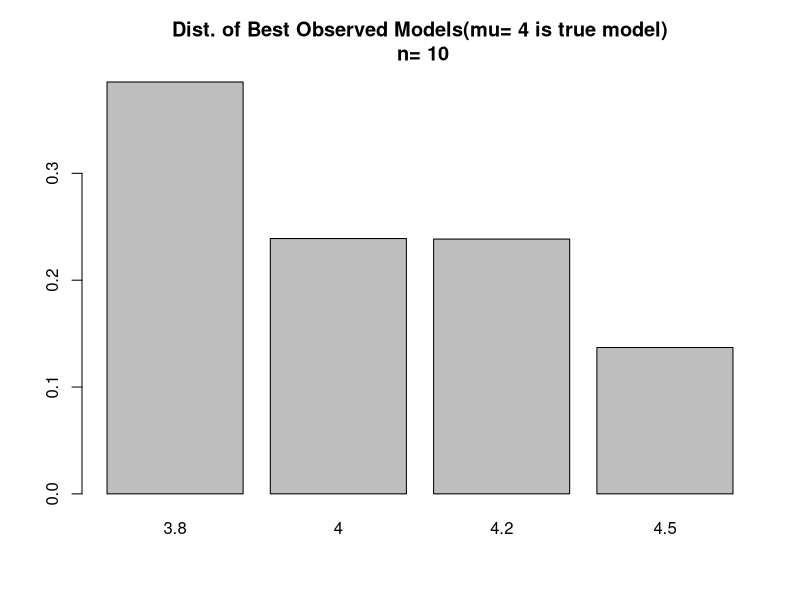
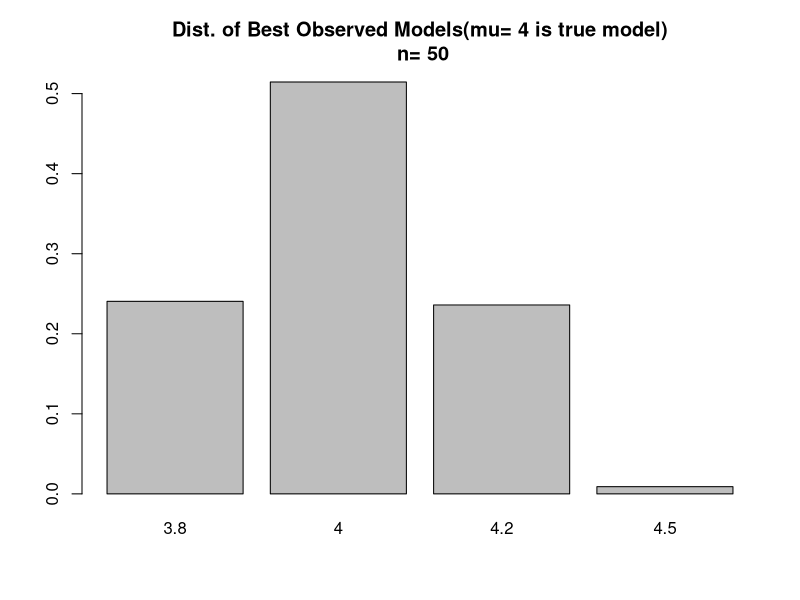
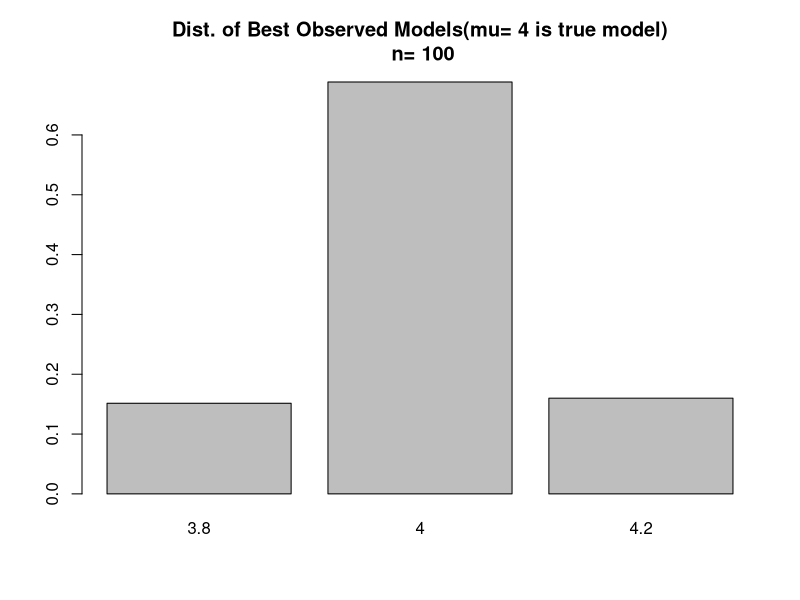
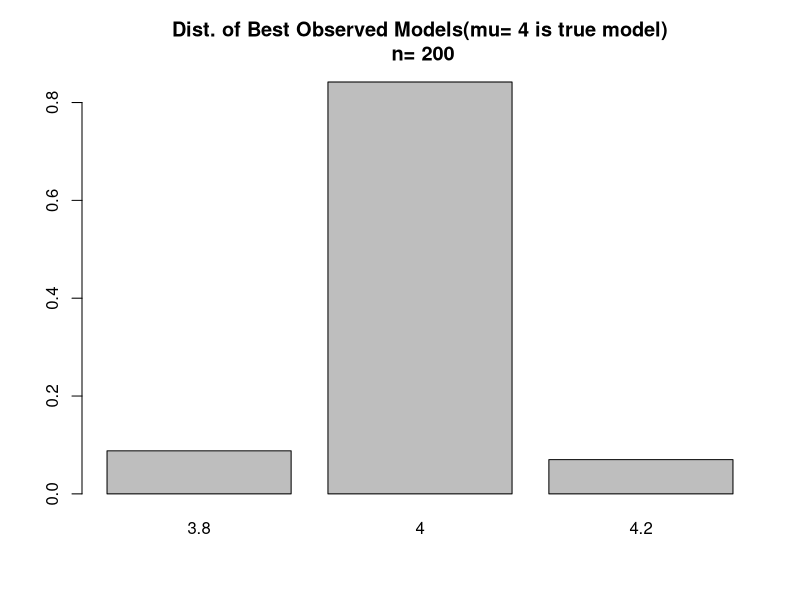
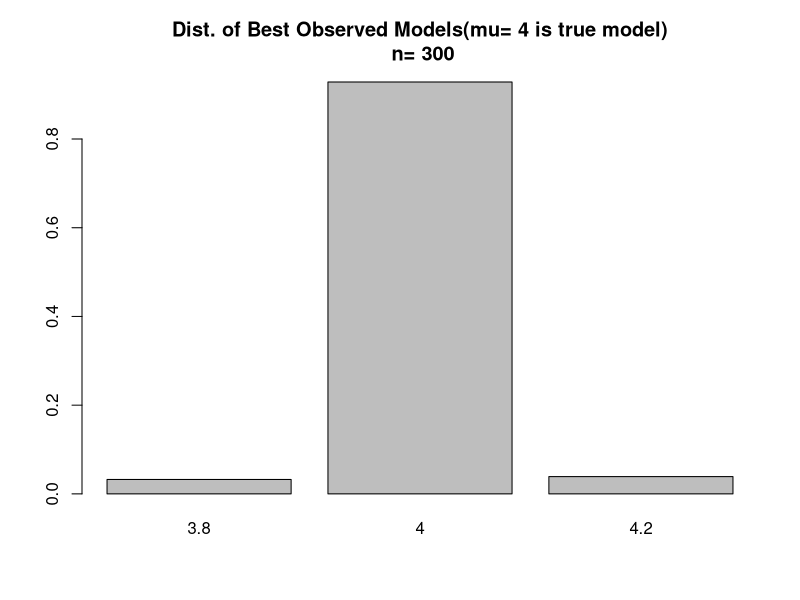
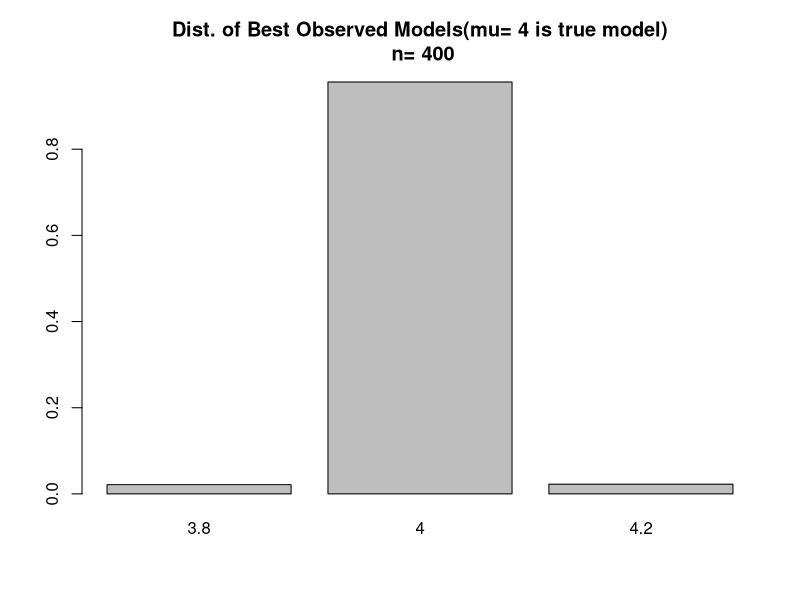
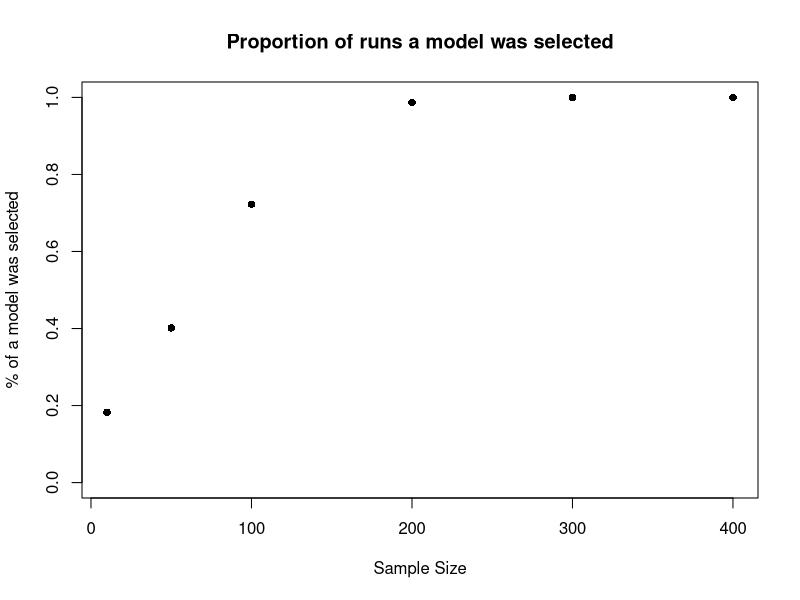
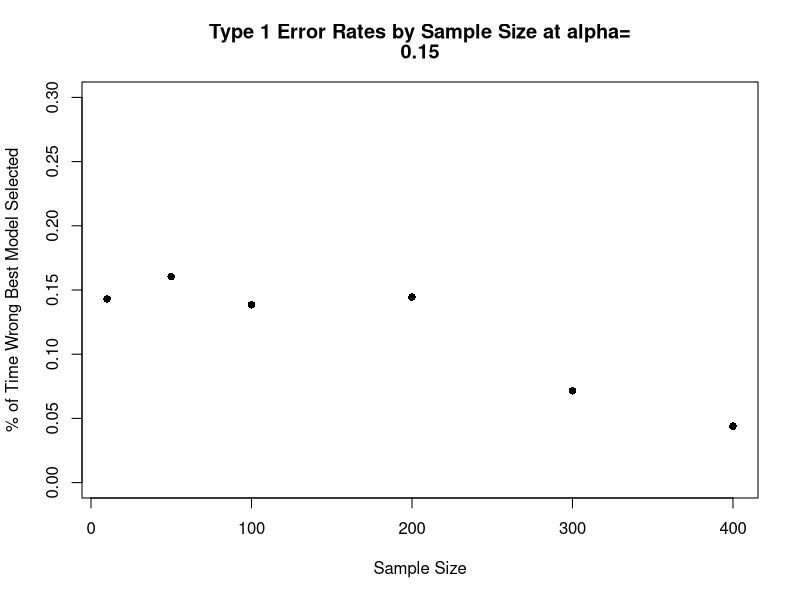

Reproduce these figures in R, in order.
#####################################################################
#                       Description
#####################################################################

# This script assesses asymptotic error probabilities for ECIC
# for a model set of three normal distributions with means
# 2.5, 4, and 5 (with known variance=1)
# We simulate 2 scenarios:
# Scenario #1: The true mean is 4 
# Scenario #2: The true mean is 4.3
# The purpose of this simulation study is to hopefully demonstrate that
# both the type 1 error rate (false positive rate) remains less than 
# or equal to a pre-specified value for all selected sample sizes and
# asymptotically approaches zero for both scenario #1 (true model 
# exists in the model set) and scenario #2 (true model does not 
# exist in the model set)
# Note that we will use a simplified version of ECIC since we will
# take the parameters for each model to be fixed and
# thus do not need to undergo MLE estimation and correction as in the
# original algorithm

#####################################################################
#                       Functions
#####################################################################

# compute the log likelihood for a normal distribution with fixed sigma
# LL=-n/2*log(2\pi)-n/2*log(\sigma^2)-1/(2\sigma^2)\sum(x_j-\mu)^2
LLNorm <- function(dat,mu)
{
  # since sigma is fixed, we only need the third term in the LL
  sumOfSq <- sum((dat-mu)^2)
  LL <- -1*sumOfSq
  return(LL)
}

# a general function for computing the DGOF
DGOFGenComp <- function(ICScores)
{
  DGOF <- min(ICScores)-min(ICScores[-which.min(ICScores)])
  return(DGOF)
}

# compute the difference in goodness of fit statistic for the DGOF simulation
# in step 4c of ECIC
DGOFSimComp <- function(ICScores,MbInd)
{
  DGOF <- ICScores[MbInd] - min(ICScores[-MbInd])
  return(DGOF)
}

#####################################################################
#                      Load Packages/Data Generation
#####################################################################

# store parameters for the model set 
M <- c(3.8,4,4.2,4.5) 
sig=1
# store the cardinality of the model set
MLen <- length(M)
# Create 2 lists of matrices that hold data generated from
# a normal distribution
# the first list will possess data generated from a normal distribution
# with mu=4 and the second with mu=4.3
# Each element of each list will correspond to different sample sizes (see ns below)
# store the true parameter for scenario #1 and scenario #2
trueMu1 <- 4
trueMu2 <- 4.3
# closest mean in model set to the true generating mean in scenario #2
closestMu <- 4.2
# set different sample sizes
ns <- c(10,50,100,200,300,400) # 15,20
# store the cardinality of the sample sizes
nsLen <- length(ns)
# set the number of draws for each sample size
noDraws <- 2000
datList1 <- list()
datList2 <- list()
set.seed(221)
for(i in 1:nsLen)
{
  tempN <- ns[i]
  # simulate for model set 1
  # draw from a normal dist with current n & p
  tempDraws <- rnorm(n=tempN*noDraws,mean=trueMu1,sd=sig)
  # convert vector of draws into a matrix of multiple draws
  tempDraws <- matrix(data=tempDraws,nrow=tempN,ncol=noDraws)
  # store matrix as the draws that are each of sample size tempN
  datList1[[i]] <- tempDraws
  colnames(datList1[[i]]) <- paste("Draw",1:noDraws,sep="")
  # simulate for model set 2
  # draw from a normal dist with current n & p
  tempDraws <- rnorm(n=tempN*noDraws,mean=trueMu2,sd=sig)
  # convert vector of draws into a matrix of multiple draws
  tempDraws <- matrix(data=tempDraws,nrow=tempN,ncol=noDraws)
  # store matrix as the draws that are each of sample size tempN 
  datList2[[i]] <- tempDraws
  colnames(datList2[[i]]) <- paste("Draw",1:noDraws,sep="")
}
# set names for datLists
names(datList1) <- paste("True mu=",trueMu1,",n=",ns,sep="")
names(datList2) <- paste("True mu=",trueMu2,",n=",ns,sep="")

#####################################################################
#                      Run Study for Scenario 1
#####################################################################

# ECIC step #1
# compute the IC under each model in the model set for each sample size
ICComps <- list()
for(i in 1:nsLen)
{
  # MLenXnoDraws matrix holding the IC value for the 3 models for each draw
  tempMat <- matrix(NA,nrow=MLen,ncol=noDraws)
  for(j in 1:MLen)
  {
    tempICs <- -1*apply(X=datList1[[i]],MARGIN=2,FUN=function(x) LLNorm(x,mu=M[j]))
    tempMat[j,] <- tempICs
  }
  ICComps[[i]] <- tempMat
  # columns are draws and rows are the IC evaluated under different parameter values
  rownames(ICComps[[i]]) <- paste("IC Under mu=",M,sep="")
  colnames(ICComps[[i]]) <- paste("Draw",1:noDraws,sep="")
}
names(ICComps) <- paste("True mu=",trueMu1,",Draws of n=",ns,sep="")

# ECIC step #2
# apply which.min(x) across each column of each matrix in the ICComps list 
# to determine the observed best models
# note 1 corresponds to mu=0.5, 2 to mu=0.65, and 3 to 0.75
# list of length nsLen of 3XnoDraws vectors in each element that holds the lowest 
# IC score for each draw of each sample size
MbList <- list()
for(i in 1:nsLen)
{
  MbList[[i]] <- apply(X=ICComps[[i]],MARGIN=2,FUN=function(x) M[which.min(x)])
}
names(MbList) <- paste("Draws of n=",ns,",Mbs",sep="")

# make barplots for the percentage of the time each model was chosen as best for each sample size
for(i in 1:nsLen)
{
  # get the frequencies of models selected as best
  tempTable <- table(MbList[[i]])
  barplot(tempTable/noDraws,main=paste("Dist. of Best Observed Models(mu=",trueMu1,"is true model)\n n=",ns[i]))
}

# list to store the observed best DGOF for each draw of each sample size
obsDGOFs <- list() 
# ECIC step #3
# compute the observed DGOFs
for(i in 1:nsLen)
{
  # compute the observed DGOFs for each draw of each sample size
  obsDGOFs[[i]] <- apply(X=ICComps[[i]],MARGIN=2,FUN=function(x) DGOFGenComp(x))
}
names(obsDGOFs) <- paste("Draws of n=",ns,",Observed DGOFs",sep="")

# sample size for estimating the probability of choosing the observed best model under the assumption an
# alternative model is true
N1 <- 4000
# sample size for simulating the DGOF distribution under the assumption that an alternative model is true
N2 <- 4000
# pre-specified type-1 error rate
alpha <- 0.15

# compute data from simulated models in ECIC step #4 in 
# advance to ease computational burden
# simDat1List holds the datasets to estimate \hat{\pi_i}=P_i(g(F)=M_b)
# simDat2List holds the datasets to estimate the DGOF distributions \Delta f_i
simDat1List <- list()
simDat2List <- list()
# initialize the above lists' elements as lists
for(i in 1:nsLen)
{
  simDat1List[[i]] <- list()
  simDat2List[[i]] <- list()
}

set.seed(2502938)
# simulate data for each sample size and probability in the model set
for(i in 1:nsLen) # i indexes sample sizes,
{
  tempN <- ns[i]
  for(j in 1:MLen) #  j indexes the assumed true mean
  {
    simDat1List[[i]][[j]] <- rnorm(n=tempN*N1,mean=M[j],sd=sig)
    simDat1List[[i]][[j]] <- matrix(data=simDat1List[[i]][[j]],nrow=tempN,ncol=N1)
    colnames(simDat1List[[i]][[j]]) <- paste("Draw",1:N1,sep="")
    simDat2List[[i]][[j]] <- rnorm(n=tempN*N2,mean=M[j],sd=sig)
    simDat2List[[i]][[j]] <- matrix(data=simDat2List[[i]][[j]],nrow=tempN,ncol=N2)
    colnames(simDat2List[[i]][[j]]) <- paste("Draw",1:N2,sep="")
  }
  names(simDat1List[[i]]) <- paste("True mu=",M,sep="")
  names(simDat2List[[i]]) <- paste("True mu=",M,sep="")
}
names(simDat1List) <- paste("Draws of n=",ns)
names(simDat2List) <- paste("Draws of n=",ns)

# each element in these lists will hold matrices of the -LL's under the 
# probabilities in the model sets for all draws of each sample size and 
# generating probability
ICsSimDat1 <- list()
ICsSimDat2 <- list()
# initialize the above lists' elements as lists 
for(i in 1:nsLen)
{
  ICsSimDat1[[i]] <- list()
  ICsSimDat2[[i]] <- list()
}

for(i in 1:nsLen) # i indexes sample sizes
{
  tempN <- ns[i]
  for(j in 1:MLen) # j indexes the assumed true probability 
  {
    # MLenXN1 matrix to store -LL's 
    tempMat1 <- matrix(NA,nrow=MLen,ncol=N1)
    colnames(tempMat1) <- paste("Draw",1:N1,sep="")
    # MLenXN2 matrix to store -LL's 
    tempMat2 <- matrix(NA,nrow=MLen,ncol=N2)
    colnames(tempMat2) <- paste("Draw",1:N2,sep="")
    tempDraws1 <- simDat1List[[i]][[j]] 
    tempDraws2 <- simDat2List[[i]][[j]] 
    for(k in 1:MLen) # compute -LL's under different parameters in the model set
    {
      tempICs1 <- -1*apply(X=tempDraws1,MARGIN=2,FUN=function(x) LLNorm(x,mu=M[k]))
      tempICs2 <- -1*apply(X=tempDraws2,MARGIN=2,FUN=function(x) LLNorm(x,mu=M[k]))
      tempMat1[k,] <- tempICs1
      tempMat2[k,] <- tempICs2
    }
    ICsSimDat1[[i]][[j]] <- tempMat1
    ICsSimDat2[[i]][[j]] <- tempMat2
    rownames(ICsSimDat1[[i]][[j]]) <- paste("-LL Under mu=",M,sep="")
    rownames(ICsSimDat2[[i]][[j]]) <- paste("-LL Under mu=",M,sep="")
  }
  names(ICsSimDat1[[i]]) <- paste("True mu=",M,sep="")
  names(ICsSimDat2[[i]]) <- paste("True mu=",M,sep="")
}
names(ICsSimDat1) <- paste("Draws of n=",ns,sep="")
names(ICsSimDat2) <- paste("Draws of n=",ns,sep="")

# determine the model with the minimum IC for each set of draws
minICList <- list()
for(i in 1:nsLen)
{
  minICList[[i]] <- list()
}

for(i in 1:nsLen) # i indexes sample size
{
  for(j in 1:MLen) # j indexes assumed true parameter
  {
    minICList[[i]][[j]] <- apply(ICsSimDat1[[i]][[j]],MARGIN=2,FUN=function(x) M[which.min(x)])
  }
  names(minICList[[i]]) <- paste("True mu=",M,sep="")
}
names(minICList) <- paste("Draws of n=",ns,sep="")

# create a list of matrices that hold P_i(g(F)=M_b)
piHatList <- list()
for(i in 1:nsLen) # indexes the sample size
{
  tempMat <- matrix(data=NA,nrow=MLen,ncol=MLen)
  rownames(tempMat) <- paste("true mu=",M,sep="")
  colnames(tempMat) <- paste("% of time mu=",M," observed best ",sep="")
  for(j in 1:MLen) # indexes the true generating probability
  {
    for(k in 1:MLen) # indexes the times that the kth prob is selected as best
    {
      tempMat[j,k] <- sum(minICList[[i]][[j]]==M[k])/N1
    }
  }
  piHatList[[i]] <- tempMat
}
names(piHatList) <- paste("Draws of n=",ns,sep="")

# list to store the quantiles from alpha/P(Mb=M)
#tauHatList <- list()
#for(i in 1:nsLen)
#{
#  tauHatList[[i]] <- list()
#}

#for(i in 1:nsLen)
#{
  #tempMat <- piHatList[[i]]
  #tempMat <- alpha/tempMat
  # if alpha/pi_hat >1, adjusted the value down to 1
  #tempMat[tempMat>1] <- 1
  #colnames(tempMat) <- paste("tauth percentile using (mu=",M," observed best) ",sep="")
  #tauHatList[[i]] <- tempMat
  
  #temp <- alpha/sum(piHatList[[i]][curAltModelInd,-curAltModelInd])
#  tempMat <- piHatList[[i]]
#  for(j in 1:MLen)
#  {
#    tempMat[j,] <- alpha/sum(piHatList[[i]][j,-j])
#  }
  # if alpha/pi_hat >1, adjusted the value down to 1
#  tempMat[tempMat>1] <- 1
#  colnames(tempMat) <- paste("tauth percentile using (mu=",M," observed best) ",sep="")
#  tauHatList[[i]] <- tempMat
#}
#names(tauHatList) <- paste("Draws of n=",ns,sep="")

# compute the DGOF distributions as in step 4c) of ECIC
DGOFList <- list()
for(i in 1:nsLen)
{
  DGOFList[[i]] <- list()
}

for(i in 1:nsLen) # index the sample size
{
  for(j in 1:MLen) # index the true generating mean
  {
    tempDat <- ICsSimDat2[[i]][[j]]
    # matrix to store the DGOF distributions under the assumption that model k is
    # the observed best index
    tempMat <- matrix(NA,nrow=MLen,ncol=N2)
    colnames(tempMat) <- paste("Draw",1:N2,sep="")
    for(k in 1:MLen) #index the model assumed to be best (fix Mbs)
    {
      tempDGOFs <- apply(tempDat,MARGIN=2,FUN=function(x) DGOFSimComp(x,MbInd=k))
      tempMat[k,] <- tempDGOFs # store row as DGOF distribution
    }
    DGOFList[[i]][[j]] <- tempMat
    rownames(DGOFList[[i]][[j]]) <- paste("DGOFs,M_b=",M,sep="")
  }
  names(DGOFList[[i]]) <- paste("True mu=",M,sep="")
}
names(DGOFList) <- paste("Draws of n=",ns,sep="")

# ECIC steps #4 and #5
# go through each of the alternative models, assume they are true, and compute quantiles
# i indexes sample size, j indexes models in the alternative set, and k indexes models in the full set
# list to store accept or reject decisions by sample size
aorRList <- list()
# list to store the decision thresholds
thresholds <- list()

for(i in 1:nsLen) # index sample size
{
  tempAorRVec <- rep(NA,noDraws)
  tempMatrix <- matrix(NA,nrow=noDraws,ncol=MLen-1) 
  for(j in 1:noDraws) #go through each draw for each sample size and perform ECIC
  {
    # identify the observed best model
    tempMbInd <- which(M==MbList[[i]][j])
    # identify the observed DGOF
    tempObsDGOF <- obsDGOFs[[i]][j]
    # identify the alternative models
    altModels <- M[-tempMbInd]
    tempDGOFQuantiles <- rep(NA,MLen-1)
    for(k in 1:(MLen-1)) # assume k is index for the true model
    {
      # now just retrieve the quantile and DGOF distribution
      # to compare it to the observed DGOF
      curAltModel <- altModels[k]
      curAltModelInd <- which(M==curAltModel)
      probThisFalseMbInd <-piHatList[[i]][curAltModelInd,tempMbInd]
      totalProbFalseMb <- sum(piHatList[[i]][curAltModelInd,-curAltModelInd])
      tempTau <- alpha*probThisFalseMbInd/totalProbFalseMb
      if(tempTau>1) tempTau <- 1
      
      tempDGOFs <- DGOFList[[i]][[curAltModelInd]][tempMbInd,]
      tempDGOFQuantiles[k] <- quantile(tempDGOFs,probs=tempTau)
    }
    tempMatrix[j,] <- tempDGOFQuantiles
    # take the alternative model quantile estimates
    tempFinQuantile <- min(tempDGOFQuantiles)
    # store 1 if observed model is chosen as best and 0 otherwise
    tempAorRVec[j] <- ifelse(test=tempObsDGOF<=tempFinQuantile,yes=1,no=0)
  }
  thresholds[[i]] <- tempMatrix
  aorRList[[i]] <- tempAorRVec
  print(i)
}

# assess observed best model with ECIC choice
assessList <- list()
for(i in 1:nsLen)
{
  assessList[[i]] <- rbind(MbList[[i]],aorRList[[i]])
}

DecisionRates <- sapply(X=assessList,FUN=function(x) sum(x[2,])/noDraws)
plot(x=ns,y=DecisionRates,main="Proportion of runs a model was selected",
     xlab="Sample Size",ylab="% of a model was selected",pch=16,ylim = c(0,1))
# take a look at type 1 error rate
# subset assess list by only when a decision was made i.e. second row = 1
decAssessList <- lapply(X=assessList,FUN=function(x) x[,x[2,]==1])
# compute type 1 error rate
t1ErrorRates <- sapply(X=decAssessList,FUN=function(x) sum(x[1,]!=trueMu1)/noDraws)
plot(x=ns,y=t1ErrorRates,main=c("Type 1 Error Rates by Sample Size at alpha=",alpha),
     xlab="Sample Size",ylab="% of Time Wrong Best Model Selected",pch=16,ylim = c(0,2*alpha))
CorrectRates <- sapply(X=decAssessList,FUN=function(x) sum(x[1,]==trueMu1)/noDraws)
plot(x=ns,y=CorrectRates,main="Rate that correct model was selected",
     xlab="Sample Size",ylab="% of Time correct model chosen",pch=16,ylim = c(0,1))

#####################################################################
#                      Run Study for Scenario 2
#####################################################################
M <- c(3.8,4.0,4.2,4.7)
# M <- c(3.8,4,4.2,4.5)
# ECIC step #1
# compute the IC under each model in the model set for each sample size
ICComps <- list()
for(i in 1:nsLen)
{
  # MLenXnoDraws matrix holding the IC value for the 3 models for each draw
  tempMat <- matrix(NA,nrow=MLen,ncol=noDraws)
  for(j in 1:MLen)
  {
    tempICs <- -1*apply(X=datList2[[i]],MARGIN=2,FUN=function(x) LLNorm(x,mu=M[j]))
    tempMat[j,] <- tempICs
  }
  ICComps[[i]] <- tempMat
  # columns are draws and rows are the IC evaluated under different parameter values
  rownames(ICComps[[i]]) <- paste("IC Under mu=",M,sep="")
  colnames(ICComps[[i]]) <- paste("Draw",1:noDraws,sep="")
}
names(ICComps) <- paste("True mu=",trueMu1,",Draws of n=",ns,sep="")

# ECIC step #2
# apply which.min(x) across each column of each matrix in the ICComps list 
# to determine the observed best models
# note 1 corresponds to mu=0.5, 2 to mu=0.65, and 3 to 0.75
# list of length nsLen of 3XnoDraws vectors in each element that holds the lowest 
# IC score for each draw of each sample size
MbList <- list()
for(i in 1:nsLen)
{
  MbList[[i]] <- apply(X=ICComps[[i]],MARGIN=2,FUN=function(x) M[which.min(x)])
}
names(MbList) <- paste("Draws of n=",ns,",Mbs",sep="")

# make barplots for the percentage of the time each model was chosen as best for each sample size
for(i in 1:nsLen)
{
  # get the frequencies of models selected as best
  tempTable <- table(MbList[[i]])
  barplot(tempTable/noDraws,main=paste("Dist. of Best Observed Models(mu=",trueMu1,"is true model)\n n=",ns[i]))
}

# list to store the observed best DGOF for each draw of each sample size
obsDGOFs <- list() 
# ECIC step #3
# compute the observed DGOFs
for(i in 1:nsLen)
{
  # compute the observed DGOFs for each draw of each sample size
  obsDGOFs[[i]] <- apply(X=ICComps[[i]],MARGIN=2,FUN=function(x) DGOFGenComp(x))
}
names(obsDGOFs) <- paste("Draws of n=",ns,",Observed DGOFs",sep="")

# sample size for estimating the probability of choosing the observed best model under the assumption an
# alternative model is true
N1 <- 4000
# sample size for simulating the DGOF distribution under the assumption that an alternative model is true
N2 <- 4000
# pre-specified type-1 error rate
alpha <- 0.15

# compute data from simulated models in ECIC step #4 in 
# advance to ease computational burden
# simDat1List holds the datasets to estimate \hat{\pi_i}=P_i(g(F)=M_b)
# simDat2List holds the datasets to estimate the DGOF distributions \Delta f_i
simDat1List <- list()
simDat2List <- list()
# initialize the above lists' elements as lists
for(i in 1:nsLen)
{
  simDat1List[[i]] <- list()
  simDat2List[[i]] <- list()
}

set.seed(1000)
# simulate data for each sample size and probability in the model set
for(i in 1:nsLen) # i indexes sample sizes,
{
  tempN <- ns[i]
  for(j in 1:MLen) #  j indexes the assumed true mean
  {
    simDat1List[[i]][[j]] <- rnorm(n=tempN*N1,mean=M[j],sd=sig)
    simDat1List[[i]][[j]] <- matrix(data=simDat1List[[i]][[j]],nrow=tempN,ncol=N1)
    colnames(simDat1List[[i]][[j]]) <- paste("Draw",1:N1,sep="")
    simDat2List[[i]][[j]] <- rnorm(n=tempN*N2,mean=M[j],sd=sig)
    simDat2List[[i]][[j]] <- matrix(data=simDat2List[[i]][[j]],nrow=tempN,ncol=N2)
    colnames(simDat2List[[i]][[j]]) <- paste("Draw",1:N2,sep="")
  }
  names(simDat1List[[i]]) <- paste("True mu=",M,sep="")
  names(simDat2List[[i]]) <- paste("True mu=",M,sep="")
}
names(simDat1List) <- paste("Draws of n=",ns)
names(simDat2List) <- paste("Draws of n=",ns)

# each element in these lists will hold matrices of the -LL's under the 
# probabilities in the model sets for all draws of each sample size and 
# generating probability
ICsSimDat1 <- list()
ICsSimDat2 <- list()
# initialize the above lists' elements as lists 
for(i in 1:nsLen)
{
  ICsSimDat1[[i]] <- list()
  ICsSimDat2[[i]] <- list()
}

for(i in 1:nsLen) # i indexes sample sizes
{
  tempN <- ns[i]
  for(j in 1:MLen) # j indexes the assumed true probability 
  {
    # MLenXN1 matrix to store -LL's 
    tempMat1 <- matrix(NA,nrow=MLen,ncol=N1)
    colnames(tempMat1) <- paste("Draw",1:N1,sep="")
    # MLenXN2 matrix to store -LL's 
    tempMat2 <- matrix(NA,nrow=MLen,ncol=N2)
    colnames(tempMat2) <- paste("Draw",1:N2,sep="")
    tempDraws1 <- simDat1List[[i]][[j]] 
    tempDraws2 <- simDat2List[[i]][[j]] 
    for(k in 1:MLen) # compute -LL's under different parameters in the model set
    {
      tempICs1 <- -1*apply(X=tempDraws1,MARGIN=2,FUN=function(x) LLNorm(x,mu=M[k]))
      tempICs2 <- -1*apply(X=tempDraws2,MARGIN=2,FUN=function(x) LLNorm(x,mu=M[k]))
      tempMat1[k,] <- tempICs1
      tempMat2[k,] <- tempICs2
    }
    ICsSimDat1[[i]][[j]] <- tempMat1
    ICsSimDat2[[i]][[j]] <- tempMat2
    rownames(ICsSimDat1[[i]][[j]]) <- paste("-LL Under mu=",M,sep="")
    rownames(ICsSimDat2[[i]][[j]]) <- paste("-LL Under mu=",M,sep="")
  }
  names(ICsSimDat1[[i]]) <- paste("True mu=",M,sep="")
  names(ICsSimDat2[[i]]) <- paste("True mu=",M,sep="")
}
names(ICsSimDat1) <- paste("Draws of n=",ns,sep="")
names(ICsSimDat2) <- paste("Draws of n=",ns,sep="")

# determine the model with the minimum IC for each set of draws
minICList <- list()
for(i in 1:nsLen)
{
  minICList[[i]] <- list()
}

for(i in 1:nsLen) # i indexes sample size
{
  for(j in 1:MLen) # j indexes assumed true parameter
  {
    minICList[[i]][[j]] <- apply(ICsSimDat1[[i]][[j]],MARGIN=2,FUN=function(x) M[which.min(x)])
  }
  names(minICList[[i]]) <- paste("True mu=",M,sep="")
}
names(minICList) <- paste("Draws of n=",ns,sep="")

# create a list of matrices that hold P_i(g(F)=M_b)
piHatList <- list()
for(i in 1:nsLen) # indexes the sample size
{
  tempMat <- matrix(data=NA,nrow=MLen,ncol=MLen)
  rownames(tempMat) <- paste("true mu=",M,sep="")
  colnames(tempMat) <- paste("% of time mu=",M," observed best ",sep="")
  for(j in 1:MLen) # indexes the true generating probability
  {
    for(k in 1:MLen) # indexes the times that the kth prob is selected as best
    {
      tempMat[j,k] <- sum(minICList[[i]][[j]]==M[k])/N1
    }
  }
  piHatList[[i]] <- tempMat
}
names(piHatList) <- paste("Draws of n=",ns,sep="")

# list to store the quantiles from alpha/P(Mb=M)
#tauHatList <- list()
#for(i in 1:nsLen)
#{
#  tauHatList[[i]] <- list()
#}

#for(i in 1:nsLen)
#{
#tempMat <- piHatList[[i]]
#tempMat <- alpha/tempMat
# if alpha/pi_hat >1, adjusted the value down to 1
#tempMat[tempMat>1] <- 1
#colnames(tempMat) <- paste("tauth percentile using (mu=",M," observed best) ",sep="")
#tauHatList[[i]] <- tempMat

#temp <- alpha/sum(piHatList[[i]][curAltModelInd,-curAltModelInd])
#  tempMat <- piHatList[[i]]
#  for(j in 1:MLen)
#  {
#    tempMat[j,] <- alpha/sum(piHatList[[i]][j,-j])
#  }
# if alpha/pi_hat >1, adjusted the value down to 1
#  tempMat[tempMat>1] <- 1
#  colnames(tempMat) <- paste("tauth percentile using (mu=",M," observed best) ",sep="")
#  tauHatList[[i]] <- tempMat
#}
#names(tauHatList) <- paste("Draws of n=",ns,sep="")

# compute the DGOF distributions as in step 4c) of ECIC
DGOFList <- list()
for(i in 1:nsLen)
{
  DGOFList[[i]] <- list()
}

for(i in 1:nsLen) # index the sample size
{
  for(j in 1:MLen) # index the true generating mean
  {
    tempDat <- ICsSimDat2[[i]][[j]]
    # matrix to store the DGOF distributions under the assumption that model k is
    # the observed best index
    tempMat <- matrix(NA,nrow=MLen,ncol=N2)
    colnames(tempMat) <- paste("Draw",1:N2,sep="")
    for(k in 1:MLen) #index the model assumed to be best (fix Mbs)
    {
      tempDGOFs <- apply(tempDat,MARGIN=2,FUN=function(x) DGOFSimComp(x,MbInd=k))
      tempMat[k,] <- tempDGOFs # store row as DGOF distribution
    }
    DGOFList[[i]][[j]] <- tempMat
    rownames(DGOFList[[i]][[j]]) <- paste("DGOFs,M_b=",M,sep="")
  }
  names(DGOFList[[i]]) <- paste("True mu=",M,sep="")
}
names(DGOFList) <- paste("Draws of n=",ns,sep="")

# ECIC steps #4 and #5
# go through each of the alternative models, assume they are true, and compute quantiles
# i indexes sample size, j indexes models in the alternative set, and k indexes models in the full set
# list to store accept or reject decisions by sample size
aorRList <- list()
# list to store the decision thresholds
thresholds <- list()

for(i in 1:nsLen) # index sample size
{
  tempAorRVec <- rep(NA,noDraws)
  tempMatrix <- matrix(NA,nrow=noDraws,ncol=MLen-1) 
  for(j in 1:noDraws) #go through each draw for each sample size and perform ECIC
  {
    # identify the observed best model
    tempMbInd <- which(M==MbList[[i]][j])
    # identify the observed DGOF
    tempObsDGOF <- obsDGOFs[[i]][j]
    # identify the alternative models
    altModels <- M[-tempMbInd]
    tempDGOFQuantiles <- rep(NA,MLen-1)
    for(k in 1:(MLen-1)) # assume k is index for the true model
    {
      # now just retrieve the quantile and DGOF distribution
      # to compare it to the observed DGOF
      curAltModel <- altModels[k]
      curAltModelInd <- which(M==curAltModel)
      probThisFalseMbInd <- piHatList[[i]][curAltModelInd,tempMbInd]
      # this was prompted by issue where probThisFalseMbInd=0 and totalProbFalseMb=0
      # check with Beckett later if this is the right move...
      if(probThisFalseMbInd==0) tempTau <- 1
      else
      {
        totalProbFalseMb <- sum(piHatList[[i]][curAltModelInd,-curAltModelInd])
        tempTau <- alpha*probThisFalseMbInd/totalProbFalseMb
        if(tempTau>1) tempTau <- 1
      }
      
      tempDGOFs <- DGOFList[[i]][[curAltModelInd]][tempMbInd,]
      tempDGOFQuantiles[k] <- quantile(tempDGOFs,probs=tempTau)
    }
    tempMatrix[j,] <- tempDGOFQuantiles
    # take the alternative model quantile estimates
    tempFinQuantile <- min(tempDGOFQuantiles)
    # store 1 if observed model is chosen as best and 0 otherwise
    tempAorRVec[j] <- ifelse(test=tempObsDGOF<=tempFinQuantile,yes=1,no=0)
  }
  thresholds[[i]] <- tempMatrix
  aorRList[[i]] <- tempAorRVec
  print(i)
}

# assess observed best model with ECIC choice
assessList <- list()
for(i in 1:nsLen)
{
  assessList[[i]] <- rbind(MbList[[i]],aorRList[[i]])
}

DecisionRates <- sapply(X=assessList,FUN=function(x) sum(x[2,])/noDraws)
plot(x=ns,y=DecisionRates,main="Proportion of runs a model was selected",
     xlab="Sample Size",ylab="% of a model was selected",pch=16,ylim = c(0,1))
# take a look at type 1 error rate
# subset assess list by only when a decision was made i.e. second row = 1
decAssessList <- lapply(X=assessList,FUN=function(x) x[,x[2,]==1])
# compute type 1 error rate
t1ErrorRates <- sapply(X=decAssessList,FUN=function(x) sum(x[1,]!=closestMu)/noDraws)
plot(x=ns,y=t1ErrorRates,main=c("Type 1 Error Rates by Sample Size at alpha=",alpha),
     xlab="Sample Size",ylab="% of Time Wrong Best Model Selected",pch=16,ylim = c(0,2*alpha))
CorrectRates <- sapply(X=decAssessList,FUN=function(x) sum(x[1,]==closestMu)/noDraws)
plot(x=ns,y=CorrectRates,main="Rate that correct model was selected",
     xlab="Sample Size",ylab="% of Time correct model chosen",pch=16,ylim = c(0,1))
